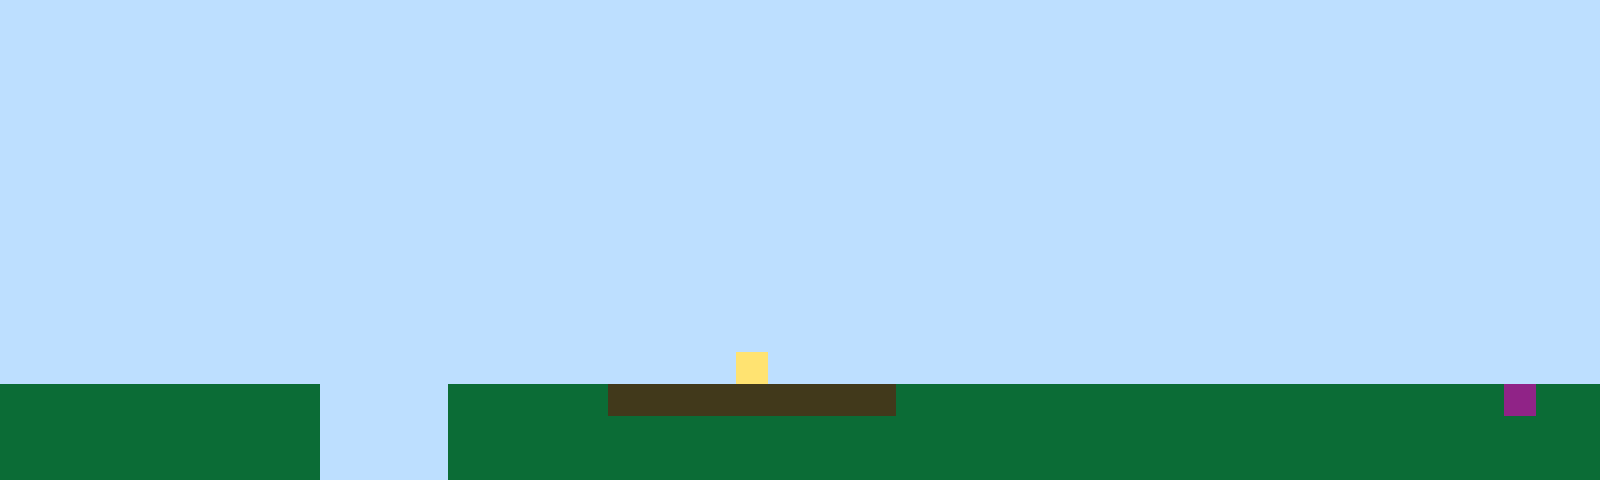

Rendered tile map (Tiled .tmx) drawn with the repository's tilesets; below, a short description and the full map source, tile grids included:
An orthogonal 50x15 tile map with 32x32 px tiles, 1 tile layer (Tile Layer 1).

<map version="1.10" tiledversion="1.11.2" orientation="orthogonal" renderorder="right-up" width="50" height="15" tilewidth="32" tileheight="32" infinite="0" nextlayerid="2" nextobjectid="1"><editorsettings><export target="map1.csv" format="csv" /></editorsettings><tileset firstgid="1" name="sprites" tilewidth="32" tileheight="32" tilecount="6" columns="3"><image source="sprites.png" width="96" height="64" /></tileset><layer id="1" name="Tile Layer 1" width="50" height="15"><data encoding="csv">1,1,1,1,1,1,1,1,1,1,1,1,1,1,1,1,1,1,1,1,1,1,1,1,1,1,1,1,1,1,1,1,1,1,1,1,1,1,1,1,1,1,1,1,1,1,1,1,1,1,1,1,1,1,1,1,1,1,1,1,1,1,1,1,1,1,1,1,1,1,1,1,1,1,1,1,1,1,1,1,1,1,1,1,1,1,1,1,1,1,1,1,1,1,1,1,1,1,1,1,1,1,1,1,1,1,1,1,1,1,1,1,1,1,1,1,1,1,1,1,1,1,1,1,1,1,1,1,1,1,1,1,1,1,1,1,1,1,1,1,1,1,1,1,1,1,1,1,1,1,1,1,1,1,1,1,1,1,1,1,1,1,1,1,1,1,1,1,1,1,1,1,1,1,1,1,1,1,1,1,1,1,1,1,1,1,1,1,1,1,1,1,1,1,1,1,1,1,1,1,1,1,1,1,1,1,1,1,1,1,1,1,1,1,1,1,1,1,1,1,1,1,1,1,1,1,1,1,1,1,1,1,1,1,1,1,1,1,1,1,1,1,1,1,1,1,1,1,1,1,1,1,1,1,1,1,1,1,1,1,1,1,1,1,1,1,1,1,1,1,1,1,1,1,1,1,1,1,1,1,1,1,1,1,1,1,1,1,1,1,1,1,1,1,1,1,1,1,1,1,1,1,1,1,1,1,1,1,1,1,1,1,1,1,1,1,1,1,1,1,1,1,1,1,1,1,1,1,1,1,1,1,1,1,1,1,1,1,1,1,1,1,1,1,1,1,1,1,1,1,1,1,1,1,1,1,1,1,1,1,1,1,1,1,1,1,1,1,1,1,1,1,1,1,1,1,1,1,1,1,1,1,1,1,1,1,1,1,1,1,1,1,1,1,1,1,1,1,1,1,1,1,1,1,1,1,1,1,1,1,1,1,1,1,1,1,1,1,1,1,1,1,1,1,1,1,1,1,1,1,1,1,1,1,1,1,1,1,1,1,1,1,1,1,1,1,1,1,1,1,1,1,1,1,1,1,1,1,1,1,1,1,1,1,1,1,1,1,1,1,1,1,1,1,1,1,1,1,1,1,1,1,1,1,1,1,1,1,1,1,1,1,1,1,1,1,1,1,1,1,1,1,1,1,1,1,1,1,1,1,1,1,1,1,1,1,1,1,1,1,1,1,1,1,1,1,1,1,1,1,1,1,1,1,1,1,1,1,1,1,1,1,1,1,1,1,1,1,1,1,1,1,1,1,1,1,1,1,1,1,1,1,1,1,1,1,1,1,1,1,1,1,1,4,1,1,1,1,1,1,1,1,1,1,1,1,1,1,1,1,1,1,1,1,1,1,1,1,1,1,2,2,2,2,2,2,2,2,2,2,1,1,1,1,2,2,2,2,2,3,3,3,3,3,3,3,3,3,2,2,2,2,2,2,2,2,2,2,2,2,2,2,2,2,2,2,2,6,2,2,2,2,2,2,2,2,2,2,2,2,1,1,1,1,2,2,2,2,2,2,2,2,2,2,2,2,2,2,2,2,2,2,2,2,2,2,2,2,2,2,2,2,2,2,2,2,2,2,2,2,2,2,2,2,2,2,2,2,2,2,1,1,1,1,2,2,2,2,2,2,2,2,2,2,2,2,2,2,2,2,2,2,2,2,2,2,2,2,2,2,2,2,2,2,2,2,2,2,2,2</data></layer></map>
